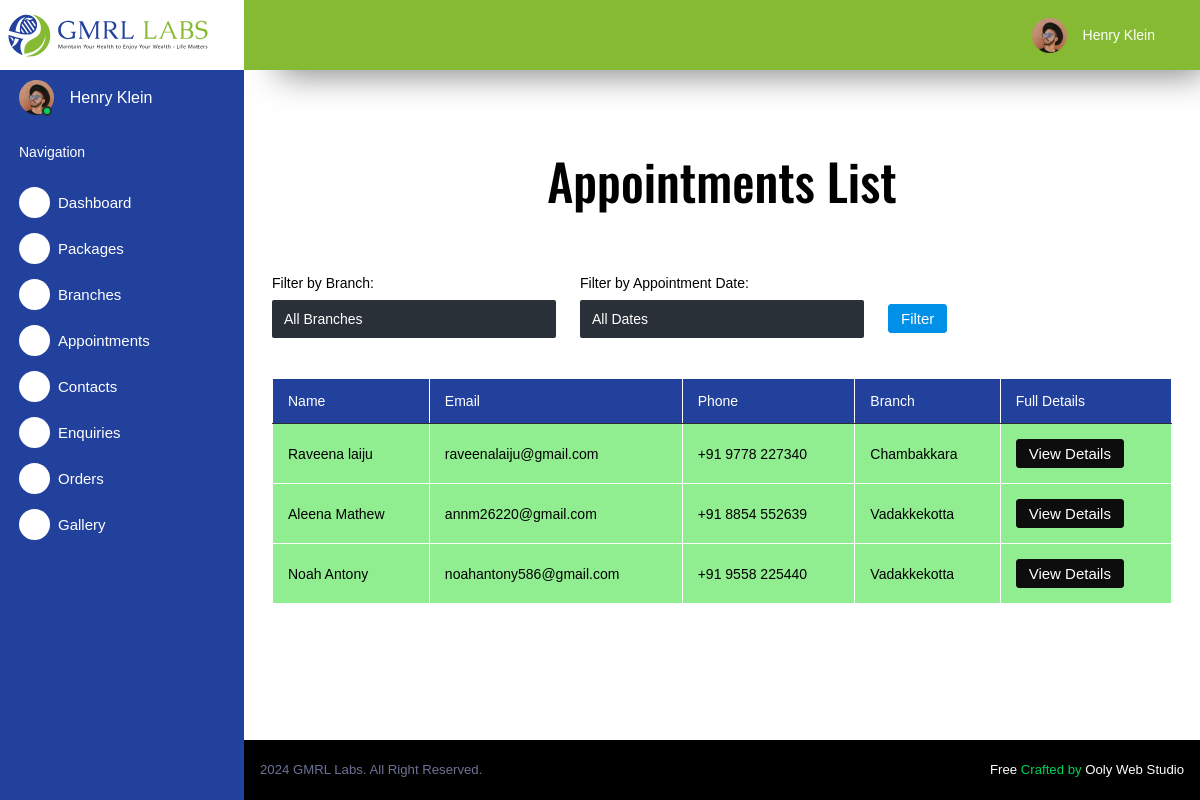
The app's page /admin_appointments_view/, older data.
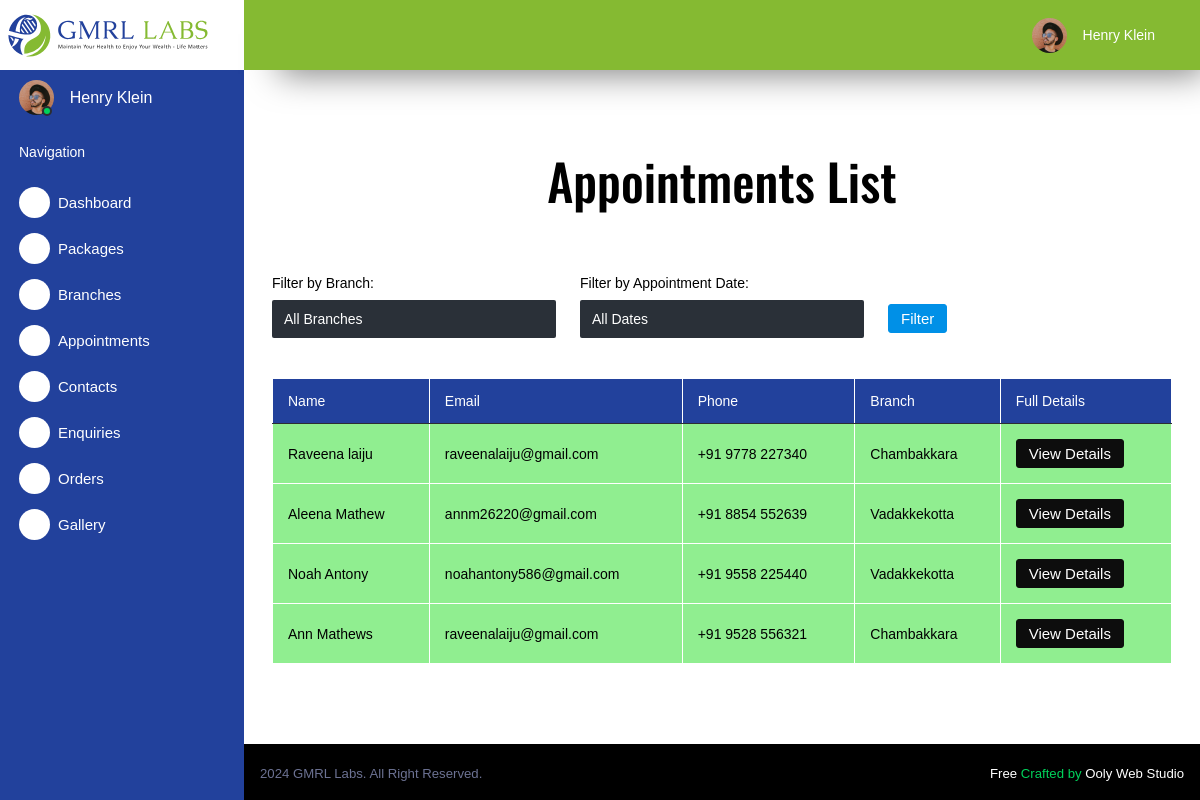
The same page, newer data.
### app/models.py (models this page shows)
class Appointment(models.Model):
    name=models.CharField(max_length=255)
    email=models.CharField(max_length=255)
    phone=models.CharField(max_length=255)
    date=models.DateField(max_length=255)
    time=models.TextField(max_length=255)
    age=models.CharField(max_length=255)
    gender=models.CharField(max_length=255)
    address=models.TextField(max_length=255)
    message=models.TextField(max_length=255,null=True)
    branch=models.ForeignKey(Branch,on_delete=models.CASCADE)

class Branch(models.Model):
    name=models.CharField(max_length=255,unique=True)
    image=models.CharField(max_length=3000)
    address=models.TextField(max_length=500)
    number=models.CharField(max_length=255)
    email=models.CharField(max_length=255)
    status=models.BooleanField(default=True)
    def __str__(self):
        return self.name

### app/views.py (the view)
# urls.py: path('admin_appointments_view/', views.admin_appointments_view,name='admin_appointments_view'),
def admin_appointments_view(request):
    context = {}
    appointments = Appointment.objects.all()
    branches = Branch.objects.all()
    if 'branch' in request.GET:
        branch_name = request.GET.get('branch')
        if branch_name:
            appointments = appointments.filter(branch__name=branch_name)
        context['selected_branch'] = branch_name
    if 'date' in request.GET:
        selected_date_str = request.GET.get('date')
        if selected_date_str:
            selected_date = datetime.strptime(selected_date_str, '%B %d, %Y')
            appointments = appointments.filter(date=selected_date)
        context['selected_date'] = selected_date_str
    context['branches'] = branches
    context['appointments'] = appointments
    return render(request, 'admin_page/admin_appointments_view.html', context)

### app/templates/admin_page/admin_appointments_view.html (shortened to what the changed rows need)
<!DOCTYPE html>
<html lang="en">
  {% load static %}
  <head>
    <link href="https://cdn.jsdelivr.net/npm/bootstrap@5.2.3/dist/css/bootstrap.min.css" rel="stylesheet">
    <link rel="stylesheet" href="https://cdnjs.cloudflare.com/ajax/libs/font-awesome/6.0.0/css/all.min.css"
    />
    <link rel="stylesheet" href="https://maxcdn.bootstrapcdn.com/font-awesome/4.4.0/css/font-awesome.min.css">
    <link
    rel="stylesheet"
    href="https://cdn.jsdelivr.net/npm/swiper@11/swiper-bundle.min.css"
  />
    <link rel="stylesheet" href="{% static 'admin_page/assets/vendors/mdi/css/materialdesignicons.min.css' %}">
    <link rel="stylesheet" href="{% static 'admin_page/assets/vendors/css/vendor.bundle.base.css' %}">
    <link rel="stylesheet" href="{% static 'admin_page/assets/vendors/jvectormap/jquery-jvectormap.css' %}">
    <link rel="stylesheet" href="{% static 'admin_page/assets/vendors/flag-icon-css/css/flag-icon.min.css' %}">
    <link rel="stylesheet" href="{% static 'admin_page/assets/vendors/owl-carousel-2/owl.carousel.min.css' %}">
    <link rel="stylesheet" href="{% static 'admin_page/assets/vendors/owl-carousel-2/owl.theme.default.min.css' %}">
    <link rel="stylesheet" href="{% static 'admin_page/assets/css/style.css' %}">
    <link rel="stylesheet" href="{% static 'admin_page/css/admin_style.css' %}">
  </head>
  <body>
    <div class="container-scroller">
      <div class="container-fluid page-body-wrapper">
        <div class="main-panel">
          <div class="content-wrapper content-wrapper-enquiry">
           <div class="table-section">
                  <div class="table-responsive scrollable-table">
                    <table class="table hoverable table-1" id="example">
                      <thead>
                        <tr>
                          <th> Name </th>
                          <th> Email </th>
                          <th> Phone </th>
                          <th> Branch </th>
                          <th> Full Details </th>
                        </tr>
                      </thead>
                      <tbody>
                        {% for appointment in appointments %}
                        <tr>
                          <td>{{appointment.name}}</td>
                          <td>{{appointment.email}}</td>
                          <td>{{appointment.phone}}</td>
                          <td>{{appointment.branch}}</td>
                          <td><form action="{% url 'admin_appointment_detail' %}" method="POST">
                            <button type="submit" class="btn btn-dark">View Details</button>
                        </form></td>
                        {% endfor %}
                        </tr>
                      </tbody>
                    </table>
                  </div>
                </div>
              </div>
              </div>
            </div>
        </div>
  </body>
</html>

Row changes from the older to the newer data that the page shows:
added Appointment: name "Ann Mathews", email "raveenalaiju@gmail.com", phone "+91 9528 556321", branch "Chambakkara"
